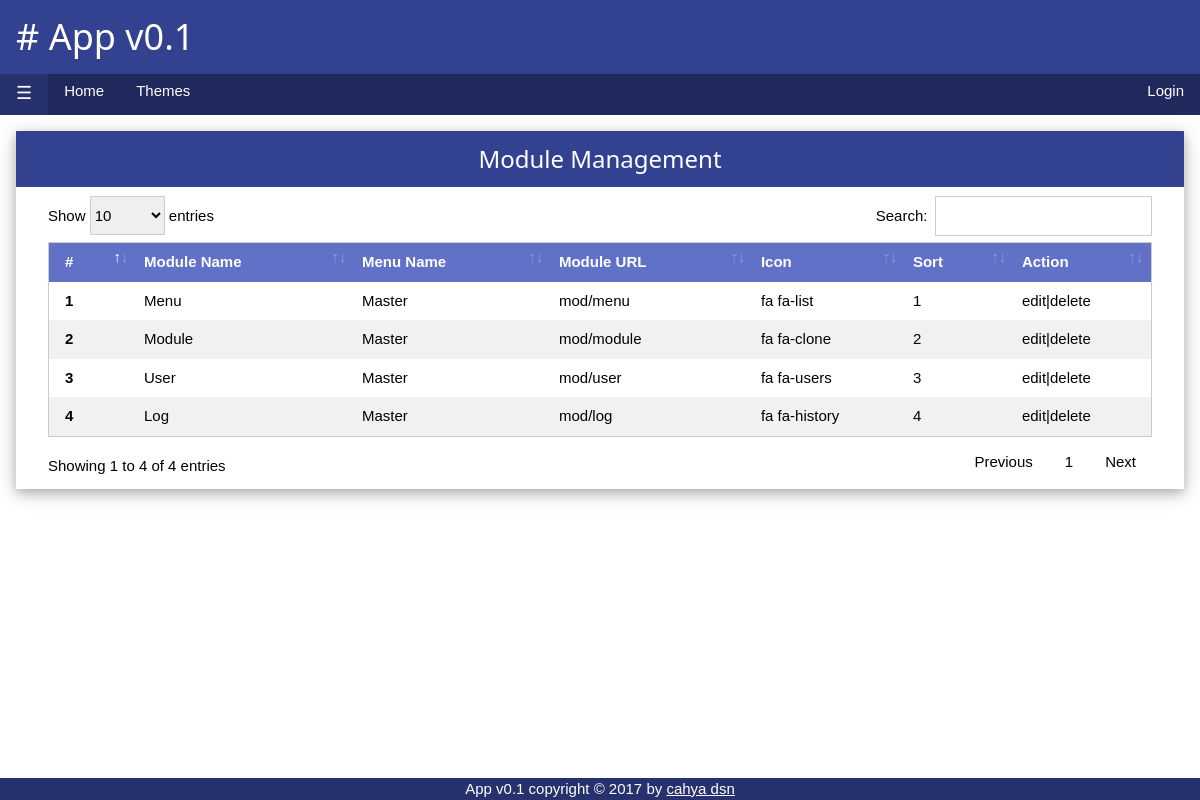
Page /mod/module/index.php on the committed database.
### tables this page shows
CREATE TABLE `app_module` (
  `id_module` int(11) NOT NULL AUTO_INCREMENT,
  `id_menu` int(11) NOT NULL,
  `name` varchar(255) NOT NULL,
  `url` varchar(255) NOT NULL,
  `icon` varchar(255) NOT NULL,
  `sort` tinyint(4) NOT NULL,
  `created_date` timestamp NOT NULL DEFAULT current_timestamp(),
  `updated_date` timestamp NOT NULL DEFAULT current_timestamp(),
  PRIMARY KEY (`id_module`),
  KEY `id_menu` (`id_menu`),
  CONSTRAINT `app_module_ibfk_2` FOREIGN KEY (`id_menu`) REFERENCES `app_menu` (`id_menu`) ON DELETE CASCADE ON UPDATE NO ACTION
);

CREATE TABLE `app_menu` (
  `id_menu` int(11) NOT NULL AUTO_INCREMENT,
  `name` varchar(255) NOT NULL,
  `sort` int(11) NOT NULL,
  `created_date` timestamp NOT NULL DEFAULT current_timestamp(),
  `updated_date` timestamp NOT NULL DEFAULT current_timestamp(),
  PRIMARY KEY (`id_menu`)
);

### inc/common.php (called while the page is built, shortened)
<?php
$c=isset($_SESSION['c'])?$_SESSION['c']:(isset($_GET['c'])?$_GET['c']:'indigo');
$apps_name        = 'App';
$apps_version     = '0.1';

### mod/module/index.php (the view, shortened to what this page needs)
<?php
$head_css="
<link rel='stylesheet' href='css/datatables.bootstrap4.min.css'>
";
include '../../inc/header.php';?>
    <div class="w3-container">
      <div class="w3-row">
        <div class="w3-col s12 m12 l12">
          <div class="w3-card-4 w3-margin-top">
          <header class="w3-container w3-theme-d2 w3-center">
            <h3>Module Management</h3>
          </header>
          <div class="w3-container w3-padding">
            <div class="w3-table-responsive">
            <div class="w3-container">
              <table class="w3-table w3-border w3-bordered w3-striped" id="dt" cellspacing="0" width="100%">
                <thead>
                  <tr class="w3-theme-l1">
                    <th>#</th>
                    <th>Module Name</th>
                    <th>Menu Name</th>
                    <th>Module URL</th>
                    <th>Icon</th>
                    <th>Sort</th>
                    <th>Action</th>
                  </tr>
                </thead>
                <tbody>
                <?php
                $sql="SELECT
                        a.*,
                        b.name AS menu
                      FROM
                        app_module a
                        JOIN app_menu b USING(id_menu)
                      ";
                $result=$db->query($sql);
                $i=0;
                foreach($result as $r):
                ?>
                  <tr>
                    <th scope="row"><?php echo ++$i;?></th>
                    <td><?php echo $r['name'];?></td>
                    <td><?php echo $r['menu'];?></td>
                    <td><?php echo $r['url'];?></td>
                    <td><?php echo $r['icon'];?></td>
                    <td><?php echo $r['sort'];?></td>
                    <td>edit|delete</td>
                  </tr>
                <?php endforeach;?>
                </tbody>
              </table>
              </div>
            </div>
          </div>
        </div>
      </div>
    </div>
<?php include '../../inc/footer.php';?>

### inc/header.php (shortened to what this page needs)
<?php include 'common.php';?>
<!DOCTYPE html>
<html lang='en'>
	<head>
    <link rel="stylesheet" href="css/w3.css">
  	<link rel="stylesheet" href="css/w3-theme-<?php echo $c;?>.css" media="all" id="apps_css">
    <link rel="stylesheet" href="css/font-awesome.min.css">
    <link rel="stylesheet" href="css/apps.css">
    <?php echo isset($head_css)?$head_css:'';?>
	</head>
	<body>
  	<header class="w3-top">
      <div class="w3-container w3-theme-d2 top">
        <h1># <?php echo $apps_name.' v'.$apps_version;?></h1>
      </div>
  	</header>
    <div id="content">
      <div id="main">
        <nav class="w3-bar w3-theme-d5">
          <button id="nav_open" class="w3-bar-item w3-button w3-theme-d4 w3-large">&#9776;</button>
          <span class="w3-bar-item">Home</span>
          <div class="w3-dropdown-hover">
            <button class="w3-button">Themes</button>
          </div>
          <?php if(!isset($_SESSION['login_id'])):?>
          <button class="w3-bar-item w3-button w3-right mn_login">Login</button>
          <?php else:?>
          <button class="w3-bar-item w3-button w3-right" id="mn_logout">Logout</button>
          <?php endif;?>
        </nav>

### inc/footer.php (shortened to what this page needs)
      </div>
    </div>
    <footer class="w3-bottom">
  		<div class="w3-bar w3-theme-d4 w3-center">
  			<?php echo $apps_name.' v'.$apps_version;?> copyright &copy; 2017<?php echo (date('Y')>2017?date('-Y'):'');?> by <a href='mailto:cahyadsn@gmail.com'>cahya dsn</a><br />
  		</div>
  	</footer>
  </body>
</html>

### css/w3.css (style rules this page uses)
*,*:before,*:after { box-sizing:inherit }
html { -ms-text-size-adjust:100%;-webkit-text-size-adjust:100% }
body { margin:0 }
article,aside,details,figcaption,figure,footer,header,main,menu,nav,section,summary { display:block }
a { background-color:transparent;-webkit-text-decoration-skip:objects }
button,input,select,textarea { font:inherit;margin:0 }
button,input { overflow:visible }
button,select { text-transform:none }
button,html [type=button],[type=reset],[type=submit] { -webkit-appearance:button }
html,body { font-family:Verdana,sans-serif;font-size:15px;line-height:1.5 }
html { overflow-x:hidden }
h1 { font-size:36px }
h3 { font-size:24px }
h1,h2,h3,h4,h5,h6 { font-family:"Segoe UI",Arial,sans-serif;font-weight:400;margin:10px 0 }
a { color:inherit }
.w3-table,.w3-table-all { border-collapse:collapse;border-spacing:0;width:100%;display:table }
.w3-bordered tr,.w3-table-all tr { border-bottom:1px solid #ddd }
.w3-striped tbody tr:nth-child(even) { background-color:#f1f1f1 }
.w3-table td,.w3-table th,.w3-table-all td,.w3-table-all th { padding:8px 8px;display:table-cell;text-align:left;vertical-align:top }
.w3-table th:first-child,.w3-table td:first-child,.w3-table-all th:first-child,.w3-table-all td:first-child { padding-left:16px }
.w3-btn,.w3-button { border:none;display:inline-block;outline:0;padding:8px 16px;vertical-align:middle;overflow:hidden;text-decoration:none;color:inherit;background-color:inherit;text-align:center;cursor:pointer;white-space:nowrap }
.w3-btn,.w3-button { -webkit-touch-callout:none;-webkit-user-select:none;-khtml-user-select:none;-moz-user-select:none;-ms-user-select:none;user-select:none }
.w3-dropdown-click,.w3-dropdown-hover { position:relative;display:inline-block;cursor:pointer }
.w3-main,#main { transition:margin-left .4s }
.w3-bar { width:100%;overflow:hidden }
.w3-bar .w3-bar-item { padding:8px 16px;float:left;width:auto;border:none;outline:none;display:block }
.w3-bar .w3-dropdown-hover,.w3-bar .w3-dropdown-click { position:static;float:left }
.w3-bar .w3-button { white-space:normal }
.w3-container:after,.w3-container:before,.w3-panel:after,.w3-panel:before,.w3-row:after,.w3-row:before,.w3-row-padding:after,.w3-row-padding:before, .w3-cell-row:before,.w3-cell-row:after,.w3-clear:after,.w3-clear:before,.w3-bar:before,.w3-bar:after { content:"";display:table;clear:both }
.w3-col,.w3-half,.w3-third,.w3-twothird,.w3-threequarter,.w3-quarter { float:left;width:100% }
.w3-col.s12 { width:99.99999% }
@media (min-width:601px) { .w3-col.m12 { width:99.99999% } }
@media (min-width:993px) { .w3-col.l12 { width:99.99999% } }
.w3-top,.w3-bottom { position:fixed;width:100%;z-index:1 }
.w3-top { top:0 }
.w3-bottom { bottom:0 }
.w3-container,.w3-panel { padding:0.01em 16px }
.w3-card-4,.w3-hover-shadow:hover { box-shadow:0 4px 10px 0 rgba(0,0,0,0.2),0 4px 20px 0 rgba(0,0,0,0.19) }
.w3-large { font-size:18px!important }
.w3-center { text-align:center!important }
.w3-border { border:1px solid #ccc!important }
.w3-margin-top { margin-top:16px!important }
.w3-padding { padding:8px 16px!important }
.w3-right { float:right!important }

### css/w3-theme-indigo.css (style rules this page uses)
.w3-theme-l1 { color:#fff !important; background-color:#6271c8 !important }
.w3-theme-d2 { color:#fff !important; background-color:#334191 !important }
.w3-theme-d4 { color:#fff !important; background-color:#26316d !important }
.w3-theme-d5 { color:#fff !important; background-color:#20295b !important }

### css/apps.css (style rules this page uses)
#content { margin-top:72px; }
.w3-table-responsive { display: block; width: 100%; overflow-x: auto; -ms-overflow-style: -ms-autohiding-scrollbar; }

### rows in the picture
app_module: name "Menu", id_menu.name "Master", url "mod/menu", icon "fa fa-list", sort "1"
app_module: name "Module", id_menu.name "Master", url "mod/module", icon "fa fa-clone", sort "2"
app_module: name "User", id_menu.name "Master", url "mod/user", icon "fa fa-users", sort "3"
app_module: name "Log", id_menu.name "Master", url "mod/log", icon "fa fa-history", sort "4"

### other values in the picture
$apps_name "App"
$apps_version "0.1"
